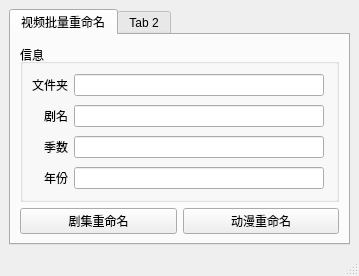
<?xml version="1.0" encoding="UTF-8"?>
<ui version="4.0">
 <class>mainWindow</class>
 <widget class="QMainWindow" name="mainWindow">
  <property name="geometry">
   <rect>
    <x>0</x>
    <y>0</y>
    <width>359</width>
    <height>272</height>
   </rect>
  </property>
  <property name="windowTitle">
   <string>工具</string>
  </property>
  <widget class="QWidget" name="centralwidget">
   <layout class="QHBoxLayout" name="horizontalLayout">
    <item>
     <widget class="QTabWidget" name="tabWidget">
      <property name="currentIndex">
       <number>0</number>
      </property>
      <widget class="QWidget" name="tab">
       <attribute name="title">
        <string>视频批量重命名</string>
       </attribute>
       <layout class="QVBoxLayout" name="verticalLayout">
        <item>
         <widget class="QGroupBox" name="groupBox">
          <property name="title">
           <string>信息</string>
          </property>
          <property name="alignment">
           <set>Qt::AlignmentFlag::AlignLeading|Qt::AlignmentFlag::AlignLeft|Qt::AlignmentFlag::AlignVCenter</set>
          </property>
          <property name="flat">
           <bool>false</bool>
          </property>
          <property name="checkable">
           <bool>false</bool>
          </property>
          <layout class="QFormLayout">
           <property name="fieldGrowthPolicy">
            <enum>QFormLayout::FieldGrowthPolicy::AllNonFixedFieldsGrow</enum>
           </property>
           <property name="rowWrapPolicy">
            <enum>QFormLayout::RowWrapPolicy::DontWrapRows</enum>
           </property>
           <property name="labelAlignment">
            <set>Qt::AlignmentFlag::AlignRight|Qt::AlignmentFlag::AlignTrailing|Qt::AlignmentFlag::AlignVCenter</set>
           </property>
           <property name="formAlignment">
            <set>Qt::AlignmentFlag::AlignLeading|Qt::AlignmentFlag::AlignLeft|Qt::AlignmentFlag::AlignVCenter</set>
           </property>
           <property name="verticalSpacing">
            <number>9</number>
           </property>
           <property name="leftMargin">
            <number>9</number>
           </property>
           <property name="topMargin">
            <number>9</number>
           </property>
           <property name="rightMargin">
            <number>12</number>
           </property>
           <property name="bottomMargin">
            <number>9</number>
           </property>
           <item row="0" column="0">
            <widget class="QLabel" name="label">
             <property name="text">
              <string>文件夹</string>
             </property>
            </widget>
           </item>
           <item row="0" column="1">
            <widget class="QLineEdit" name="rename_folder_path"/>
           </item>
           <item row="1" column="0">
            <widget class="QLabel" name="label_2">
             <property name="text">
              <string>剧名</string>
             </property>
            </widget>
           </item>
           <item row="1" column="1">
            <widget class="QLineEdit" name="series_name"/>
           </item>
           <item row="2" column="0">
            <widget class="QLabel" name="label_3">
             <property name="text">
              <string>季数</string>
             </property>
            </widget>
           </item>
           <item row="2" column="1">
            <widget class="QLineEdit" name="season"/>
           </item>
           <item row="3" column="0">
            <widget class="QLabel" name="label_4">
             <property name="text">
              <string>年份</string>
             </property>
            </widget>
           </item>
           <item row="3" column="1">
            <widget class="QLineEdit" name="year"/>
           </item>
          </layout>
         </widget>
        </item>
        <item>
         <layout class="QHBoxLayout" name="horizontalLayout_2">
          <item>
           <widget class="QPushButton" name="video_rename_button">
            <property name="text">
             <string>剧集重命名</string>
            </property>
           </widget>
          </item>
          <item>
           <widget class="QPushButton" name="anime_rename_button">
            <property name="text">
             <string>动漫重命名</string>
            </property>
           </widget>
          </item>
         </layout>
        </item>
       </layout>
      </widget>
      <widget class="QWidget" name="tab_2">
       <attribute name="title">
        <string>Tab 2</string>
       </attribute>
      </widget>
     </widget>
    </item>
   </layout>
  </widget>
  <widget class="QMenuBar" name="menubar">
   <property name="geometry">
    <rect>
     <x>0</x>
     <y>0</y>
     <width>359</width>
     <height>21</height>
    </rect>
   </property>
  </widget>
  <widget class="QStatusBar" name="statusbar"/>
 </widget>
 <resources/>
 <connections/>
</ui>
